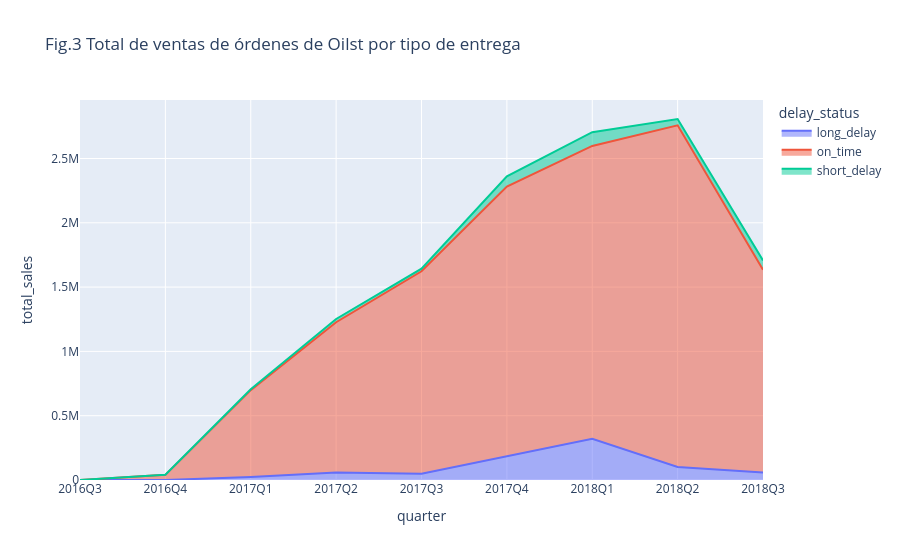

Here is the notebook cell this chart was saved with:
### Markdown cell above
En este caso, aprovecharemos para introdución las gráficas de áreas de Plotly, que esencialmente se trata de series de tiempo con sobreados que permite entender la magnitun de una cantidad en el tiempo como el área bajo un curva.

### Code cell
fig = px.area(
    sales_time,
    x="quarter",
    y="total_sales",
    color="delay_status",
    title='Fig.3 Total de ventas de órdenes de Oilst por tipo de entrega'
    )
fig.show()

### Figure 1 — Plotly figure (JSON) as saved in the notebook; plotly's stock layout.template omitted (floating-point values rounded to 4 significant figures)
{"data": [{"fillpattern": {"shape": ""}, "hovertemplate": "delay_status=long_delay<br>quarter=%{x}<br>total_sales=%{y}<extra></extra>", "legendgroup": "long_delay", "line": {"color": "#636efa"}, "marker": {"symbol": "circle"}, "mode": "lines", "name": "long_delay", "orientation": "v", "showlegend": true, "stackgroup": "1", "type": "scatter", "x": ["2016Q3", "2016Q4", "2017Q1", "2017Q2", "2017Q3", "2017Q4", "2018Q1", "2018Q2", "2018Q3"], "xaxis": "x", "y": [135.0, 71.0, 22820.0, 59050.0, 49340.0, 186800.0, 321300.0, 101000.0, 59060.0], "yaxis": "y"}, {"fillpattern": {"shape": ""}, "hovertemplate": "delay_status=on_time<br>quarter=%{x}<br>total_sales=%{y}<extra></extra>", "legendgroup": "on_time", "line": {"color": "#EF553B"}, "marker": {"symbol": "circle"}, "mode": "lines", "name": "on_time", "orientation": "v", "showlegend": true, "stackgroup": "1", "type": "scatter", "x": ["2016Q4", "2017Q1", "2017Q2", "2017Q3", "2017Q4", "2018Q1", "2018Q2", "2018Q3"], "xaxis": "x", "y": [39990.0, 676000.0, 1168000.0, 1574000.0, 2095000.0, 2276000.0, 2657000.0, 1576000.0], "yaxis": "y"}, {"fillpattern": {"shape": ""}, "hovertemplate": "delay_status=short_delay<br>quarter=%{x}<br>total_sales=%{y}<extra></extra>", "legendgroup": "short_delay", "line": {"color": "#00cc96"}, "marker": {"symbol": "circle"}, "mode": "lines", "name": "short_delay", "orientation": "v", "showlegend": true, "stackgroup": "1", "type": "scatter", "x": ["2016Q4", "2017Q1", "2017Q2", "2017Q3", "2017Q4", "2018Q1", "2018Q2", "2018Q3"], "xaxis": "x", "y": [276.9, 6426.0, 24930.0, 20830.0, 80600.0, 106900.0, 48850.0, 71780.0], "yaxis": "y"}], "layout": {"legend": {"title": {"text": "delay_status"}, "tracegroupgap": 0}, "title": {"text": "Fig.3 Total de ventas de órdenes de Oilst por tipo de entrega"}, "xaxis": {"anchor": "y", "domain": [0, 1], "title": {"text": "quarter"}}, "yaxis": {"anchor": "x", "domain": [0, 1], "title": {"text": "total_sales"}}}}
